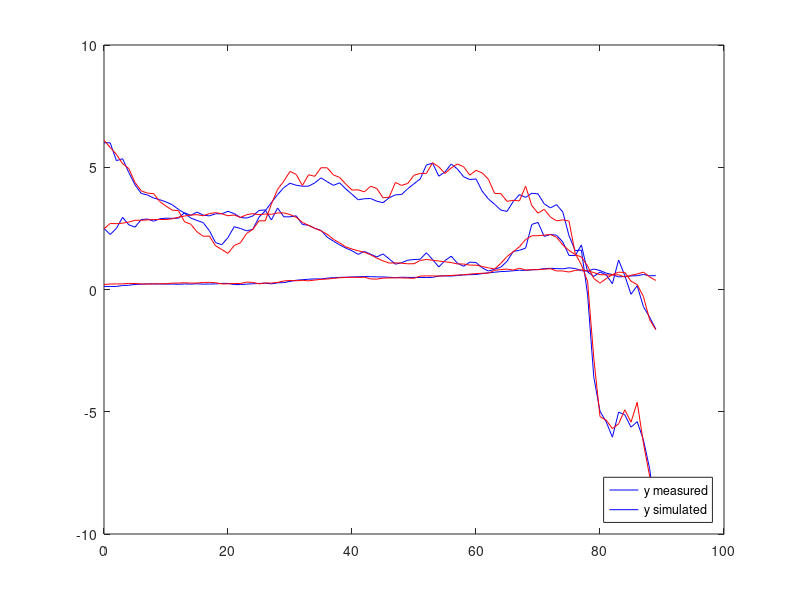
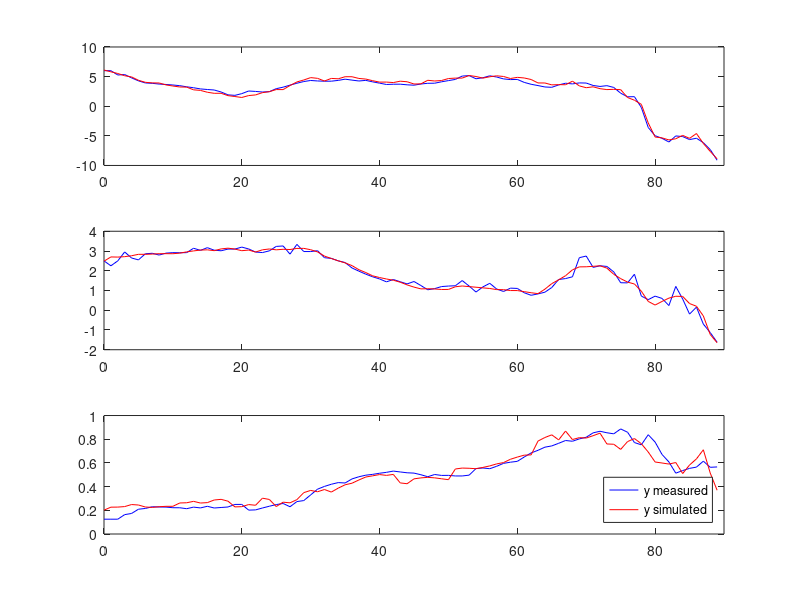

The MATLAB source for these figures, in order:
%{
This file describes the data in the destill.dat file.
1. Contributed by:
	Peter Van Overschee
	K.U.Leuven - ESAT - SISTA
	K. Mercierlaan 94
	3001 Heverlee
	Peter.Vanoverschee@esat.kuleuven.ac.be
2. Process/Description:
	Data of a simulation (not real !) related to the identification
   	of an ethane-ethylene destillationcolumn. The series consists of 4
	series: 
		U_dest, Y_dest: 	without noise (original series)
		U_dest_n10, Y_dest_n10:	10 percent additive white noise
		U_dest_n20, Y_dest_n20: 20 percent additive white noise
		U_dest_n30, Y_dest_n30:	30 percent additive white noise
3. Sampling time 
	15 min.
4. Number of samples: 
	90 samples
5. Inputs:
	a. ratio between the reboiler duty and the feed flow
   	b. ratio between the reflux rate and the feed flow
   	c. ratio between the distillate and the feed flow
   	d. input ethane composition
   	e. top pressure
6. Outputs:
	a. top ethane composition
	b. bottom ethylene composition
   	c. top-bottom differential pressure.
7. References:
	R.P. Guidorzi, M.P. Losito, T. Muratori, The range error test in the
	structural identification of linear multivariable systems,
   	IEEE transactions on automatic control, Vol AC-27, pp 1044-1054, oct.
   	1982.
8. Known properties/peculiarities
	
9. Some MATLAB-code to retrieve the data
	!gunzip destill.dat.Z
	load destill.dat
	U=destill(:,1:20);
	Y=destill(:,21:32);
	U_dest=U(:,1:5);
	U_dest_n10=U(:,6:10);
	U_dest_n20=U(:,11:15);	
	U_dest_n30=U(:,16:20);
	Y_dest=Y(:,1:3);
	Y_dest_n10=Y(:,4:6);
	Y_dest_n20=Y(:,7:9);
	Y_dest_n30=Y(:,10:12);
%}

clear all, close all, clc

% DaISy code is wrong,
% first column is sample number
load destill.dat
U=destill(:,2:21);
Y=destill(:,22:33);
U_dest=U(:,1:5);
U_dest_n10=U(:,6:10);
U_dest_n20=U(:,11:15);	
U_dest_n30=U(:,16:20);
Y_dest=Y(:,1:3);
Y_dest_n10=Y(:,4:6);
Y_dest_n20=Y(:,7:9);
Y_dest_n30=Y(:,10:12);

Y = {Y_dest; Y_dest_n10; Y_dest_n20; Y_dest_n30};
U = {U_dest; U_dest_n10; U_dest_n20; U_dest_n30};

dat = iddata (Y, U)

[sys, x0] = moen4 (dat, 's', 5, 'n', 4, 'noise', 'k')    % s=5, n=4

x0=x0{1};

[y, t] = lsim (sys, [U_dest, Y_dest], [], x0);
%[y, t] = lsim (sys, U_dest);

err = norm (Y_dest - y, 1) / norm (Y_dest, 1)

figure (1)
%plot (t, Y_dest, 'b')
plot (t, Y_dest, 'b', t, y, 'r')
legend ('y measured', 'y simulated', 'location', 'southeast')

figure (2)
p = columns (Y_dest);
for k = 1 : 3
  subplot (3, 1, k)
  plot (t, Y_dest(:,k), 'b', t, y(:,k), 'r')
  xlim ([0, 90])
endfor
legend ('y measured', 'y simulated', 'location', 'southeast')

